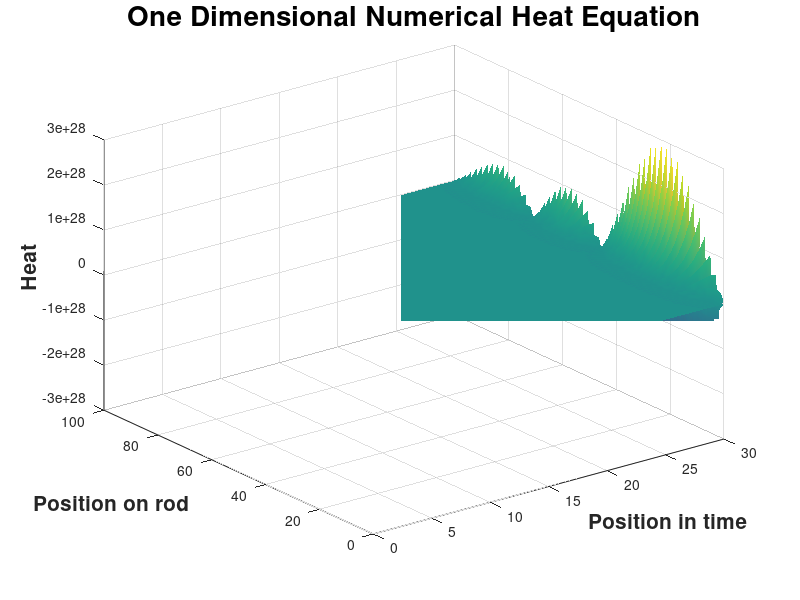

MATLAB code to generate this figure:
clear; clc; close all;

%PDE being solved :  du^2/dx^2 * const = du/dt , where u is temp
%the information given : const, u(all x, 1)

%%----------Start of editable input data
N = 100;  % # steps                            
x_max = 100; %cm                     
t_max = 30; %s                        
T0 = randi(4, 1, N); %inital distribution
T0(1) = 2;   %boundary condition
T0(N) = 2;   %boundary condition
coeff = 4;   %physical coefficient (0; 1(+-1)]                                                 
%%-----------End of editable input data


%function that calculates the second derivative at point x and t
function res = uxx(u, x, t) 
    res = (u(x+1, t) - 2*u(x, t) + u(x-1, t));
end
%function that calculates the next temperature value
function res = u_next(u, x, t0, u_t)
    res = u(x, t0) + u_t(x, t0);
end

n_t = N*2;
n_x = length(T0);
u = zeros(n_x, n_t);
u(:, 1) = T0;
dt = t_max/n_t; %step size in t
dx = x_max/n_x; %step size in x
du_dxx = u;
du_dt = u;

coeff = dt*coeff/dx^2;

%f = figure;
%f.Visible = 'off';
%M(n_t) = struct('cdata', [], 'colormap', []);
for j = 1:n_t-1
    for i = 2:n_x-1
        du_dxx(i, j) = uxx(u, i, j); %get temp_xx value for all points on x
    end
    du_dt(:, j) = du_dxx(:, j)*coeff; %get temp_t value for all points on x
    %plot(u(:, j));
    %M(j) = getframe;
    for i = 1:n_x
        u(i, j+1) = u_next(u, i, j, du_dt); %get temp value for all points on x after dt has passed
    end
    
end
%plot(u(:, n_t));
%M(n_t) = getframe;
%f.Visible = 'on';
%movie(M);


%Remove comment to plot the surface 
t = linspace(0, t_max, n_t); 
x = linspace(0, x_max, n_x);
s = surf(t, x, u, 'EdgeColor', 'none', 'FaceColor', 'interp');
title('One Dimensional Numerical Heat Equation', 'FontSize', 20, 'FontWeight', 'bold');
ylabel('Position on rod', 'FontSize', 15, 'FontWeight', 'bold');
xlabel('Position in time', 'FontSize', 15, 'FontWeight', 'bold');
zlabel('Heat', 'FontSize', 15, 'FontWeight', 'bold');
